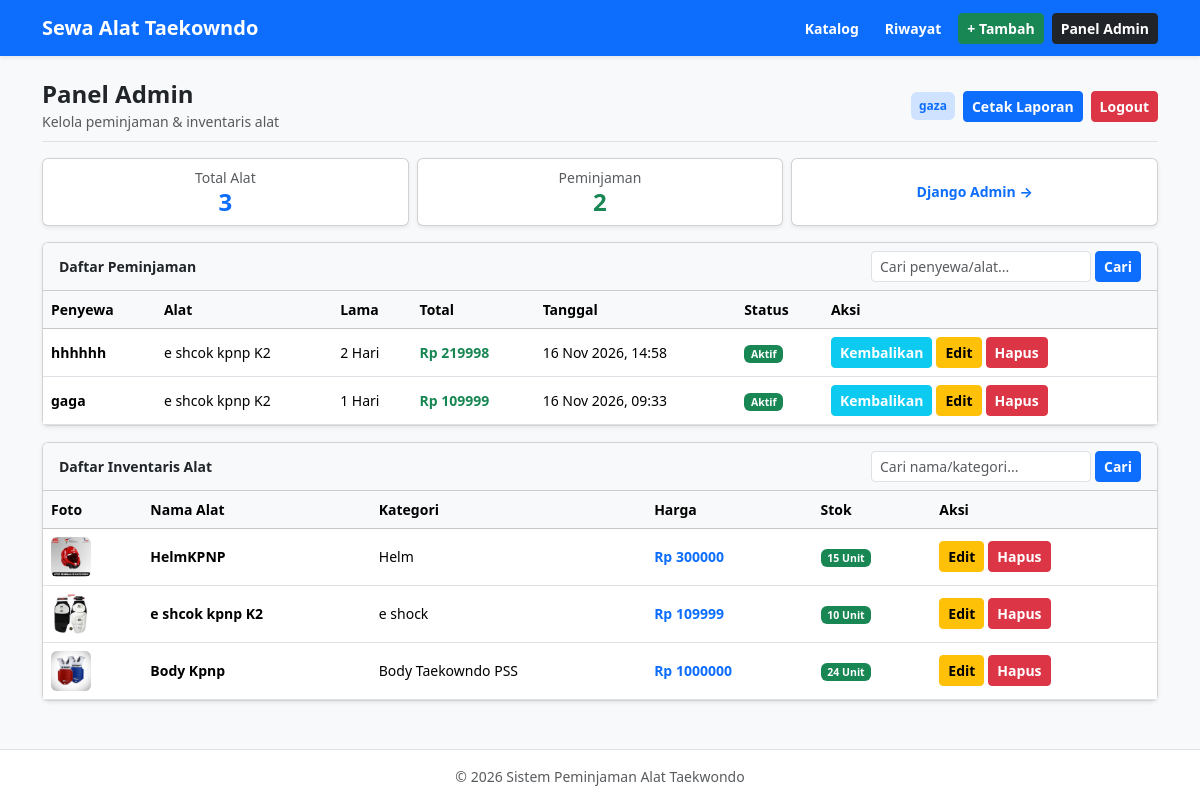
The page /admin-panel/ (signed in) on the database as committed earlier.
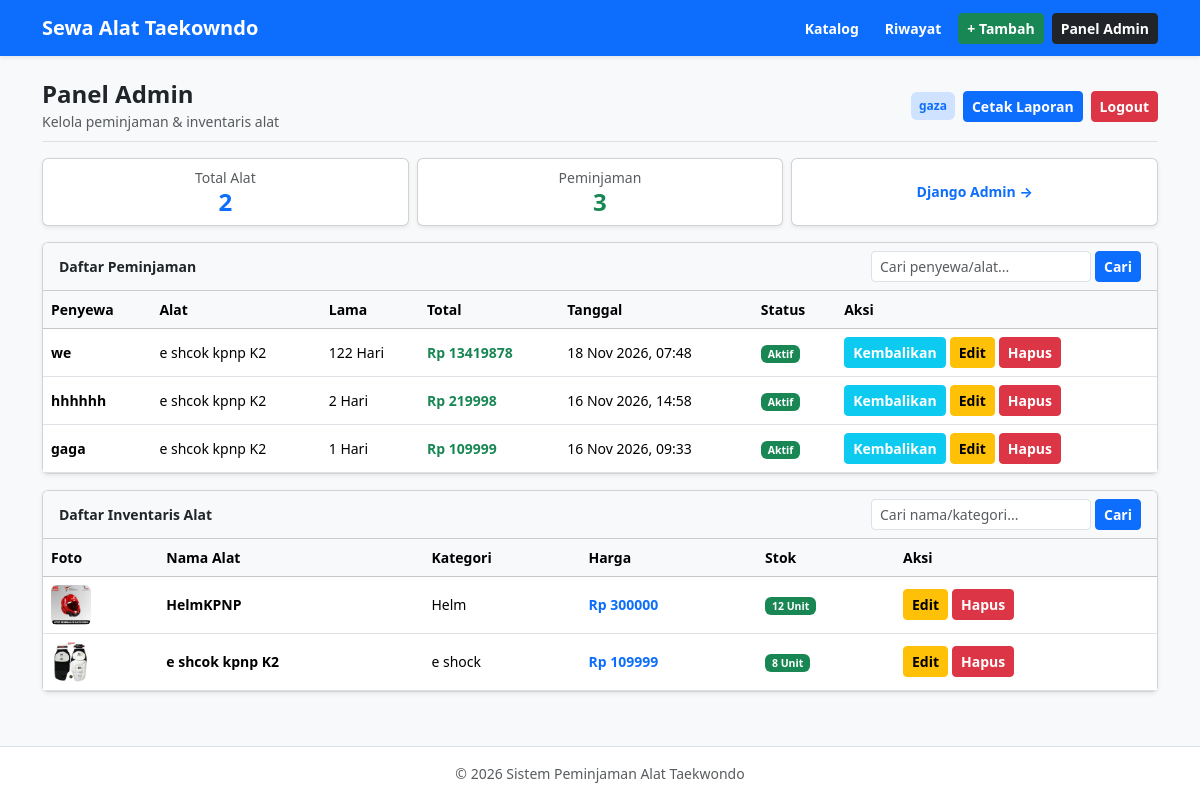
The same page on the database as committed later.
### sewa/models.py (models this page shows, shortened)
class Peminjaman(models.Model):
    STATUS_CHOICES = (
        ('Menunggu', 'Menunggu Konfirmasi'),
        ('Aktif', 'Aktif / Dipinjam'),
    )
    user = models.ForeignKey(User, on_delete=models.CASCADE)
    nama_peminjam = models.CharField(max_length=100, default='Umum')
    alat = models.ForeignKey(Alat, on_delete=models.CASCADE)
    lama_sewa = models.IntegerField(default=1)
    total_bayar = models.IntegerField(default=0)
    tanggal_pinjam = models.DateTimeField(auto_now_add=True)
    status_pembayaran = models.CharField(max_length=20, default='Lunas')
    status_peminjaman = models.CharField(max_length=20, choices=STATUS_CHOICES, default='Menunggu')

class Alat(models.Model):
    nama_alat = models.CharField(max_length=100)
    kategori = models.CharField(max_length=50)
    harga_sewa = models.IntegerField()
    stok = models.IntegerField(default=1)
    foto = models.ImageField(upload_to='foto_alat/', blank=True, null=True)

### sewa/views.py (the view)
# urls.py: path('admin-panel/', views.admin_dashboard, name='admin_dashboard'),
@login_required(login_url='login')
def admin_dashboard(request):
    return render(request, 'sewa/admin.html', data_dashboard(request)) if get_role(request.user) == 'admin' else redirect('petugas_dashboard')

### sewa/views.py (called while the page is built)
def get_role(user):
    profil, _ = Profil.objects.get_or_create(user=user, defaults={'role': 'admin' if user.is_superuser else 'petugas'})
    return profil.role

### sewa/templates/sewa/admin.html (shortened to what the changed rows need)
{% extends 'sewa/base.html' %}
{% block content %}
<div class="row g-2 mb-3 text-center">
    <div class="col-6 col-sm-4">
        <div class="card p-2 shadow-sm h-100 justify-content-center">
            <small class="text-muted">Total Alat</small>
            <h4 class="text-primary fw-bold m-0">{{ total_alat }}</h4>
        </div>
    </div>
    <div class="col-6 col-sm-4">
        <div class="card p-2 shadow-sm h-100 justify-content-center">
            <small class="text-muted">Peminjaman</small>
            <h4 class="text-success fw-bold m-0">{{ total_peminjaman }}</h4>
        </div>
    </div>
</div>
<div class="card shadow-sm mb-3">
    <div class="table-responsive">
        <table class="table table-hover align-middle m-0 small text-nowrap">
            <thead class="table-light">
                <tr><th>Penyewa</th><th>Alat</th><th>Lama</th><th>Total</th><th>Tanggal</th><th>Status</th><th>Aksi</th></tr>
            </thead>
            <tbody>
                {% for item in semua_peminjaman %}
                <tr>
                    <td class="fw-bold">{{ item.nama_peminjam }}</td>
                    <td>{{ item.alat.nama_alat }}</td>
                    <td>{{ item.lama_sewa }} Hari</td>
                    <td class="text-success fw-bold">Rp {{ item.total_bayar }}</td>
                    <td>{{ item.tanggal_pinjam|date:"d M Y, H:i" }}</td>
                    <td>
                        {% if item.hari_telat > 0 %}<span class="badge bg-danger">Telat {{ item.hari_telat }} Hari (Rp {{ item.estimasi_denda }})</span>
                        {% else %}<span class="badge bg-success">Aktif</span>{% endif %}
                    </td>
                    <td>
                        <div class="d-flex gap-1">
                            <a href="{% url 'kembalikan_alat' item.id %}" onclick="return confirm('Kembalikan?')" class="btn btn-info btn-sm text-white fw-bold">Kembalikan</a>
                            <a href="{% url 'edit_peminjaman' item.id %}" class="btn btn-warning btn-sm fw-bold">Edit</a>
                            <a href="{% url 'hapus_peminjaman' item.id %}" onclick="return confirm('Hapus?')" class="btn btn-danger btn-sm fw-bold">Hapus</a>
                        </div>
                    </td>
                </tr>
                {% empty %}
                <tr><td colspan="7" class="text-center text-muted py-3">Data peminjaman tidak ditemukan.</td></tr>
                {% endfor %}
            </tbody>
        </table>
    </div>
</div>
<div class="card shadow-sm">
    <div class="table-responsive">
        <table class="table table-hover align-middle m-0 small text-nowrap">
            <thead class="table-light">
                <tr><th>Foto</th><th>Nama Alat</th><th>Kategori</th><th>Harga</th><th>Stok</th><th>Aksi</th></tr>
            </thead>
            <tbody>
                {% for alat in semua_alat %}
                <tr>
                    <td>{% if alat.foto %}<img src="{{ alat.foto.url }}" width="40" height="40" class="rounded object-fit-cover">{% else %}-{% endif %}</td>
                    <td class="fw-bold">{{ alat.nama_alat }}</td>
                    <td>{{ alat.kategori }}</td>
                    <td class="text-primary fw-bold">Rp {{ alat.harga_sewa }}</td>
                    <td><span class="badge {% if alat.stok > 0 %}bg-success{% else %}bg-danger{% endif %}">{{ alat.stok }} Unit</span></td>
                    <td>
                        <div class="d-flex gap-1">
                            <a href="{% url 'edit_alat' alat.id %}" class="btn btn-warning btn-sm fw-bold">Edit</a>
                            <a href="{% url 'hapus_alat' alat.id %}" onclick="return confirm('Hapus?')" class="btn btn-danger btn-sm fw-bold">Hapus</a>
                        </div>
                    </td>
                </tr>
                {% empty %}
                <tr><td colspan="6" class="text-center text-muted py-3">Data alat tidak ditemukan.</td></tr>
                {% endfor %}
            </tbody>
        </table>
    </div>
</div>
{% endblock %}

Rows that differ between the two databases and show on the page:
removed Alat: foto (picture), nama_alat "Body Kpnp", kategori "Body Taekowndo PSS", harga_sewa "1000000", stok "24"
added Peminjaman: nama_peminjam "we", alat.nama_alat "e shcok kpnp K2", lama_sewa "122", total_bayar "13419878", tanggal_pinjam "18 Nov 2026, 07:48", shows "Aktif"
changed Alat "HelmKPNP": stok "15" → "12"
changed Alat "e shcok kpnp K2": stok "10" → "8"
Other text that changed with them:
{{ total_alat }}: "3" → "2"
{{ total_peminjaman }}: "2" → "3"
